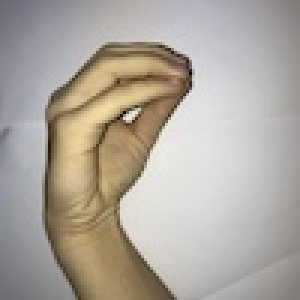
#> input picture Dataset/Images/0/IMG_5796.JPG, 100 x 100 px, found by its file name (shown 3 times larger); its folder holds only this picture in this run
$ python mask.py
#> lines starting #> are read from the running program, lines starting #| are printed output that depends on the picture
### Skripte/fileScripts.py
from skimage import io
import numpy as np

def saveImage(image, location, rot, flip):
    io.imsave(location, np.flip(np.rot90(image, rot), flip))
    #np.rot90(image, 3)

def saveImage(image, location):
    io.imsave(location, image)
    #np.rot90(image, 3)

### Skripte/mask.py
import numpy as np
import pandas as pd
import json
import warnings
from skimage.draw import polygon
from skimage import io
from indexOfSubstring import indexOfSubstring
import fileScripts as fs
import matplotlib.pyplot as plt
import os
from PIL import Image
from PIL import  ImageChops

warnings.filterwarnings('ignore')

def createMasks(jsonPath, masksFolder):

    regionsOfInterestJSON = open(jsonPath)
    annotationStrings = regionsOfInterestJSON.readlines()

    for jsonString in annotationStrings:
        jsonData = json.loads(jsonString)
        maskPath = indexOfSubstring(jsonData['content'], 'IMG')

        mask = np.zeros([100,100,3], dtype=int)
        points = jsonData['annotation'][0]['points']
        poly = []
        for point in points:
            poly.append((int(point[0] * 100), int(point[1] * 100)))
        poly = np.array(poly)
        rr, cc = polygon(poly[:,0], poly[:,1], mask.shape)
        mask[rr,cc,:] = (255, 255, 255)

        fs.saveImage(mask[:, :, :], masksFolder + maskPath, 1, (0, 2))

def maskImages(maskPath, originalImagePath, maskedImagePath):

#> called with maskPath = '/home/irhad/Desktop/POOS/Dataset/Masks/', originalImagePath = '/home/irhad/Desktop/POOS/Dataset/Images/'
    for i in range(0,10):
        for filename in os.listdir(originalImagePath + str(i)):
            #mask = io.imread(maskPath + str(i) + '/' + filename)
            #image = io.imread(originalImagePath + str(i) + '/' + filename)

            mask = Image.open(maskPath + str(i) + '/' + filename)
#> mask is the input picture: PIL image 100x100 RGB; mean R, G, B 174.1, 167.3, 157.9
            image = Image.open(originalImagePath + str(i) + '/' + filename)
            image.load()
            mask.load()
            result = ImageChops.multiply(image,mask)
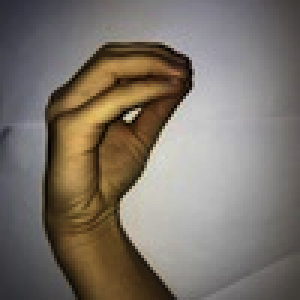
#> result: PIL image 100x100 RGB (shown 3 times larger); mean R, G, B 123.3, 115.1, 106
            result = np.asarray(result, dtype="int32")
#> result: shape (100, 100, 3) int32

            fs.saveImage(result[:, :, :], maskedImagePath + str(i) + '/' + filename)

            #plt.imshow(result)
            #plt.show()

#createMasks('/home/irhad/Desktop/POOS/Dataset/RegionsOfInterest/Sign-L.json', '/home/irhad/Desktop/POOS/Dataset/Masks/')
#> (the run stopped early here; a loop or call above may not have finished)

$ run again, on Dataset/Images/0/IMG_5867.JPG
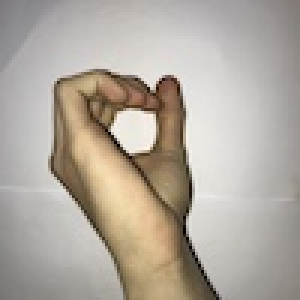
#> input picture Dataset/Images/0/IMG_5867.JPG, 100 x 100 px, found by its file name (shown 3 times larger)
#> in maskImages, mask is the input picture: PIL image 100x100 RGB; mean R, G, B 177.5, 169.4, 158.8
#> in maskImages, `result = ImageChops.multiply(image,mask)`:
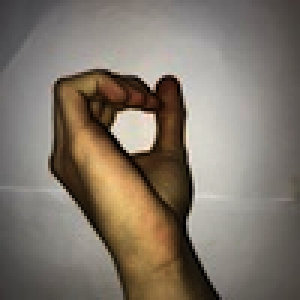
#> result: PIL image 100x100 RGB (shown 3 times larger); mean R, G, B 128.6, 118.6, 107
